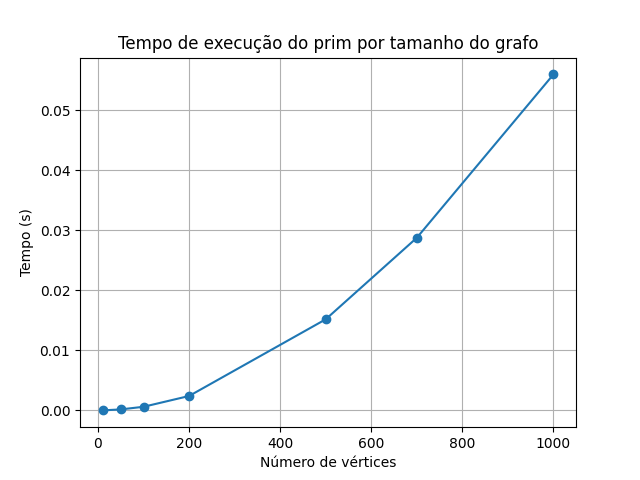

The Python source for this figure:
from tp5.GrafoAlgoritmoPrim import GrafoAlgoritmoPrim
import time
import random
import matplotlib.pyplot as plt


def gerar_arestas_aleatorias(grafo_grande, num_vertices, num_arestas):
    nodes = [f"C{i}" for i in range(num_vertices)]
    for no in nodes:
        grafo_grande.grafo[no] = []
    for _ in range(num_arestas):
        u = random.choice(nodes)
        v = random.choice(nodes)
        if u != v:
            peso = random.randint(1, 1000)
            grafo_grande.adicionar_aresta(u, v, peso)


def testar_tempos_prim():
    tamanhos = [10, 50, 100, 200, 500, 700, 1000]
    tempos = []

    for tamanho in tamanhos:
        num_arestas = tamanho * 5
        grafo = GrafoAlgoritmoPrim()
        gerar_arestas_aleatorias(grafo, tamanho, num_arestas)

        inicio = time.time()
        for _ in range(100):
            pai = grafo.prim("C0")
        fim = time.time()

        tempo_execucao = (fim - inicio) / 100
        tempos.append(tempo_execucao)
        print(f"\nGrafo com {tamanho} vértices: {tempo_execucao:.6f} segundos. Ordem de visita: \n {pai}")

    return tamanhos, tempos


def plotar_grafico(tamanhos, tempos):
    plt.plot(tamanhos, tempos, marker='o')
    plt.title("Tempo de execução do prim por tamanho do grafo")
    plt.xlabel("Número de vértices")
    plt.ylabel("Tempo (s)")
    plt.grid(True)
    plt.savefig("tp5_ex12.png")


if __name__ == "__main__":
    verticesAndArestas = {
        'A': [('B', 2), ('C', 3)],
        'B': [('A', 2), ('C', 1), ('D', 4)],
        'C': [('A', 3), ('B', 1), ('D', 5)],
        'D': [('B', 4), ('C', 5)]

    }
    grafo = GrafoAlgoritmoPrim()
    grafo.grafo = verticesAndArestas
    grafo.imprimir('A')

    print("========================== Análise do tempo")
    tamanhos, tempos = testar_tempos_prim()
    plotar_grafico(tamanhos, tempos)
